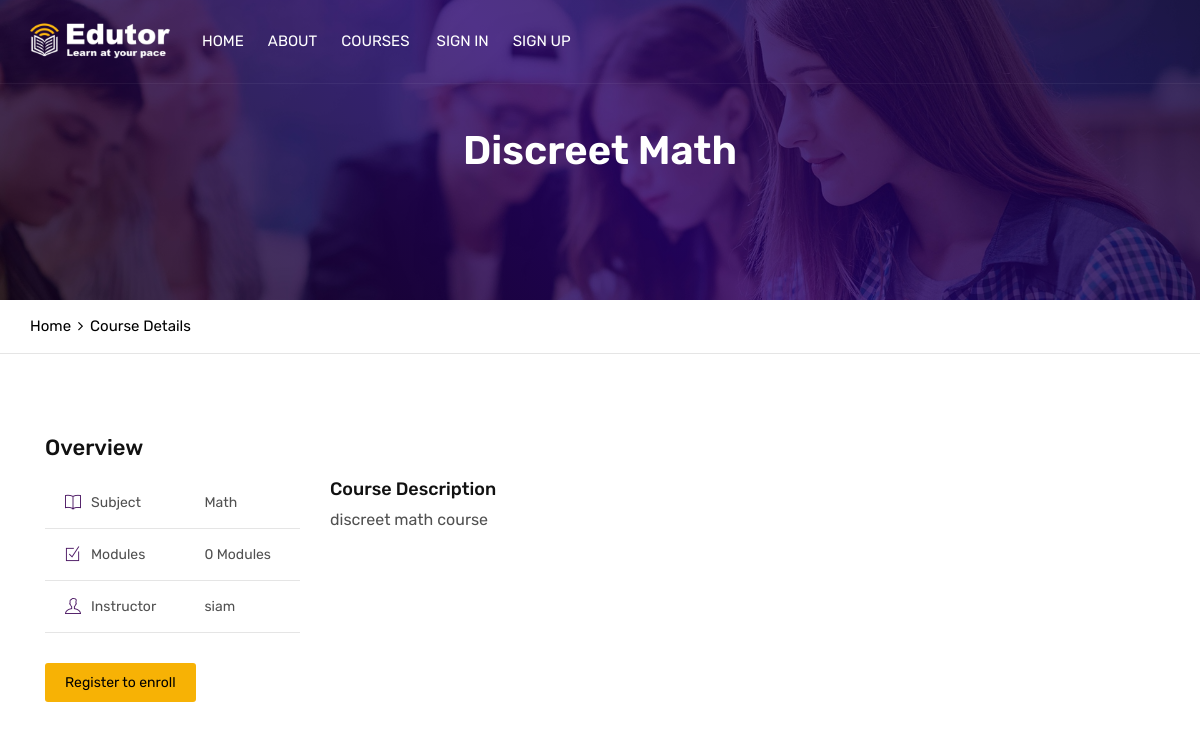
The app's page /course/dismath/ with its own data.
### courses/models.py (models this page shows, shortened)
class Course(models.Model):
    owner = models.ForeignKey(User,
                    related_name='courses_created',
                    on_delete=models.CASCADE)
    subject = models.ForeignKey(Subject, related_name='courses',
                        on_delete=models.CASCADE)
    title = models.CharField(max_length=200)
    slug = models.SlugField(max_length=200, unique=True)
    overview = models.TextField()
    created = models.DateTimeField(auto_now_add=True)
    students = models.ManyToManyField(User,
                                      related_name='courses_joined',
                                      blank=True)
    class Meta:
        ordering = ['-created']

class Subject(models.Model):
    title = models.CharField(max_length=200)
    slug = models.SlugField(max_length=200, unique=True)
    class Meta:
        ordering = ['title']

### courses/views.py (the view)
class CourseDetailView(DetailView):
    model = Course
    template_name = 'courses/course/detail.html'
    def get_context_data(self, **kwargs):
        context = super(CourseDetailView,
                        self).get_context_data(**kwargs)
        context['enroll_form'] = CourseEnrollForm(
                                   initial={'course':self.object})
        return context

### templates/courses/course/detail.html (shortened to what this page needs)
{% load static %}
{% load course %}
{% url 'course_list' as course_list %}
{% url 'home' as home_url %}
<!DOCTYPE html>
<html lang="en">
<head>
    <link rel="stylesheet" type="text/css" href="{% static 'css/assets.css' %}">
    <link rel="stylesheet" type="text/css" href="{% static 'css/typography.css' %}">
    <link rel="stylesheet" type="text/css" href="{% static 'css/shortcodes/shortcodes.css' %}">
    <link rel="stylesheet" type="text/css" href="{% static 'css/style.css' %}">
    <link class="skin" rel="stylesheet" type="text/css" href="{% static 'css/color/color-1.css' %}">
    <link rel="stylesheet" type="text/css" href="{% static 'vendors/revolution/css/layers.css' %}">
    <link rel="stylesheet" type="text/css" href="{% static 'vendors/revolution/css/settings.css' %}">
    <link rel="stylesheet" type="text/css" href="{% static 'vendors/revolution/css/navigation.css' %}">
</head>
<body id="bg">
<div class="page-wraper">
    <header class="header rs-nav header-transparent">
        <div class="sticky-header navbar-expand-lg">
            <div class="menu-bar clearfix">
                <div class="container clearfix">
                    <div class="menu-logo">
                        <a href="{{ home_url }}"><img src="{% static 'images/logo-white.png' %}" alt=""></a>
                    </div>
                    <div class="menu-links navbar-collapse collapse justify-content-start" id="menuDropdown">
                        <ul class="nav navbar-nav">
                            <li ><a href="{{ home_url }}">Home </a></li>
                            <li><a href="javascript:;">About</a></li>
                            <li class="{% if request.path == course_list %}active{% endif %}"><a href="{{ course_list }}">Courses<i class="{% if user.is_authenticated %} fa fa-chevron-down {% endif %}"></i></a>
                            </li>
                            {% if user.is_authenticated %}
                            <li><a href="#">{{user.username }} <i class="fa fa-chevron-down"></i></a>
                                <ul class="sub-menu">
                                    <li><a href="{% url 'password_change' %}">Change password</a></li>
                                    <li><a href="{% url 'logout' %}">Log Out</a></li>
                                </ul>
                            </li>
                            {% else %}
                            <li><a href="{% url 'login' %}">Sign In </a></li>
                            <li><a href="{% url 'student_registration' %}">Sign Up </a></li>
                            {% endif %}
                            </div>
                    </div>
                </div>
            </div>
        </div>
    <div class="page-content bg-white">
        <div class="page-banner ovbl-dark" style="background-image:url('{% static 'images/banner/banner3.jpg' %}');">
            <div class="container">
                <div class="page-banner-entry">
                    <h1 class="text-white">{{ object.title }}</h1>
                 </div>
            </div>
        </div>
        <div class="breadcrumb-row">
            <div class="container">
                <ul class="list-inline">
                    <li><a href="{{ home }}">Home</a></li>
                    <li>Course Details</li>
                </ul>
            </div>
        </div>
    <div class="content-block">
      <div class="section-area section-sp1">
                <div class="container">
           {% with subject=course.subject %}
            <div class="col-lg-9 col-md-8 col-sm-12">
              <div class="courese-overview" id="overview">
                <h4>Overview</h4>
                <div class="row">
                  <div class="col-md-12 col-lg-4">
                    <ul class="course-features">
                      <li><i class="ti-book"></i> <span class="label">Subject</span> <span class="value">{{ subject.title }}</span></li>
                      <li><i class="ti-check-box"></i> <span class="label">Modules</span> <span class="value">{{ course.modules.count }} Modules</span></li>
                      <li><i class="ti-user"></i> <span class="label">Instructor</span> <span class="value">{{ course.owner.get_full_name }}</span></li>
                    </ul>
                    {% if request.user.is_authenticated %}
          <form action="{% url 'student_enroll_course' %}" method="post">
              {{ enroll_form }}
              {% csrf_token %}
              <input type="submit" class="btn btn-primary" value="Enroll now">
      {% else %}
          <a href="{% url 'student_registration' %}" class="btn btn-primary btn-lg">
              Register to enroll
          </a>
      {% endif %}
                  </div>
                  <div class="col-md-12 col-lg-8">
                    <h5 class="m-b5">Course Description</h5>
                    {{ object.overview|linebreaks }}
                  </div>
                </div>
              </div>
    </div>
  </div>
</div>
    {% endwith %}
</div>
</body>
</html>

### static/css/typography.css (style rules this page uses)
body { background-color: #fff; font-family: Rubik; font-size: 16px; font-weight: 400; color:#505050; padding: 0; margin: 0; overflow-x: hidden; -webkit-font-smoothing: antialiased; font-smoothing: antialiased; -moz-osx-font-smoothing: grayscale; scroll-behavior: smooth; }
a { color: #6f6f6f; outline: 0 none; text-decoration: none; }
img { border-style: none; height: auto; max-width: 100%; vertical-align: middle; }
section, article, aside, details, figcaption, figure, footer, header, hgroup, main, menu, nav, summary { display: block; }
p, address, pre, hr, ul, ol, dl, dd, table { margin-bottom: 24px; }
p { line-height: 28px; margin-bottom: 24px; }
h1, h2, h3, h4, h5, h6 { color: #111111; font-family: rubik; margin-top:0; }
h1 { font-size: 36px; line-height: 45px; margin-bottom: 25px; font-weight: 700; }
h4 { font-size: 22px; line-height: 28px; margin-bottom: 15px; font-weight: 500; }
h5 { font-size: 18px; line-height: 24px; margin-bottom: 10px; font-weight: 500; }
dl, ul, ol { list-style-position: outside; padding: 0; }
ul, ol { margin-bottom: 24px; }
ul li, ol li { padding: 0; }
.m-b5 { margin-bottom: 5px; }
.text-white { color: #fff; }
.bg-white { background-color: #FFF; }
.text-white { color: #FFF; }
.list-inline li { display: inline-block; }

### static/css/style.css (style rules this page uses)
.header { position: relative; z-index: 99999; }
.header ul, .header ol { margin-bottom: 0; }
.menu-logo { display: table; float: left; vertical-align: middle; padding: 0; color: #EFBB20; margin-top: 0; margin-bottom: 0; margin-left: 0; margin-right: 0; width: 140px; height: 80px; position: relative; z-index: 9; transition:all 0.5s; -moz-transition:all 0.5s; -webkit-transition:all 0.5s; -o-transition:all 0.5s; padding-right:20px; }
.menu-logo > a { display: table-cell; vertical-align: middle; }
.menu-logo img { max-height: 60px; width: auto; max-width: 140px; }
.menu-bar { background: #FFFFFF; width: 100%; position: relative; }
.menu-links { position: relative; padding: 0; }
.menu-links .nav { float: right; }
.menu-links .nav > li { margin: 0px; font-weight: 400; text-transform: uppercase; position: relative; font-family: Rubik; }
.menu-links .nav > li > a { border-radius: 0px; color: #000; font-size: 15px; padding: 30px 12px; cursor: pointer; font-weight: 400; display: inline-block; }
.header-transparent { position:absolute; width:100%; }
.header-transparent .menu-bar { background-color:rgba(0,0,0,0); border-bottom: 1px solid rgba(255,255,255,0.05); }
.header-transparent .menu-links .nav > li > a { color:#fff; }
.header-transparent .menu-links .nav > li > a, .header-transparent .secondary-menu .btn-link, .header-transparent .navbar-toggler { color: #fff; }
.page-banner { height: 300px; background-size: cover; background-position: center center; display: table; width: 100%; text-align:left; }
.page-banner .container { display: table; height: 100%; }
.page-banner-entry { display: table-cell; vertical-align: middle; text-align: center; }
.page-banner h1 { font-weight:600; font-size:40px; margin-bottom: 0; }
.breadcrumb-row ul li a { color:#000; }
.section-sp1 { padding-top:80px; padding-bottom:50px; }
.ovbl-middle:after, .ovbl-light:after, .ovbl-dark:after { background: #391800; background: -moz-linear-gradient(left, #391800 0%, #001739 38%, #321001 71%, #011e32 100%); background: -webkit-linear-gradient(left, #391800 0%,#001739 38%,#321001 71%,#011e32 100%); background: linear-gradient(to right, #391800 0%,#001739 38%,#321001 71%,#011e32 100%); filter: progid:DXImageTransform.Microsoft.gradient( startColorstr='#391800', endColorstr='#011e32',GradientType=1 ); }
.course-features { margin:0; margin-bottom: 30px; padding:0; list-style:none; position:sticky; top:80px; }
.course-features li { padding:15px 20px; border-bottom:1px solid rgba(0,0,0,0.1); display:flex; font-size:14px; align-items: center; }
.course-features li i { margin-right:10px; font-size:16px; color:var(--primary); }
.course-features li .label { width:60%; }
.course-features li .value { width:40%; }

### static/css/shortcodes/breadcrumb.css (style rules this page uses)
.breadcrumb-row { background: #fff; padding: 15px 0; border-bottom: 1px solid #e5e5e5; }
.breadcrumb-row ul { margin: 0; }
.breadcrumb-row ul li { padding: 0; margin-right: 3px; color: #000; display: inline-block; }
.breadcrumb-row ul li:after { content: "\f105"; margin-left: 7px; font-family: fontawesome; }
.breadcrumb-row ul li:last-child { color: #000; }
.breadcrumb-row ul li:last-child:after { display: none; }

### static/css/shortcodes/layout.css (style rules this page uses)
#bg { background-attachment: fixed; background-size: cover; }

### records on screen
Course: title "Discreet Math", modules.count "0", owner.get_full_name "siam", overview "discreet math course"
Subject: title "Math"
